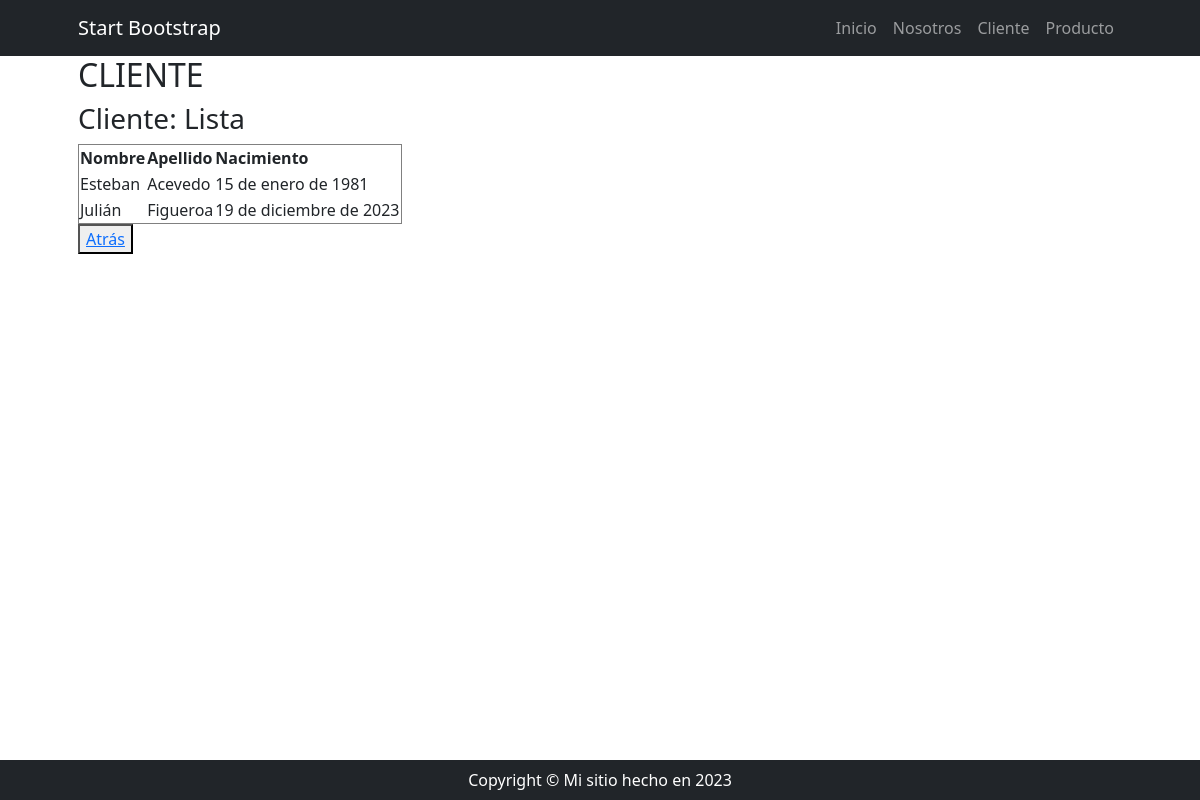
The page /clientes/cliente/list on the database as committed earlier.
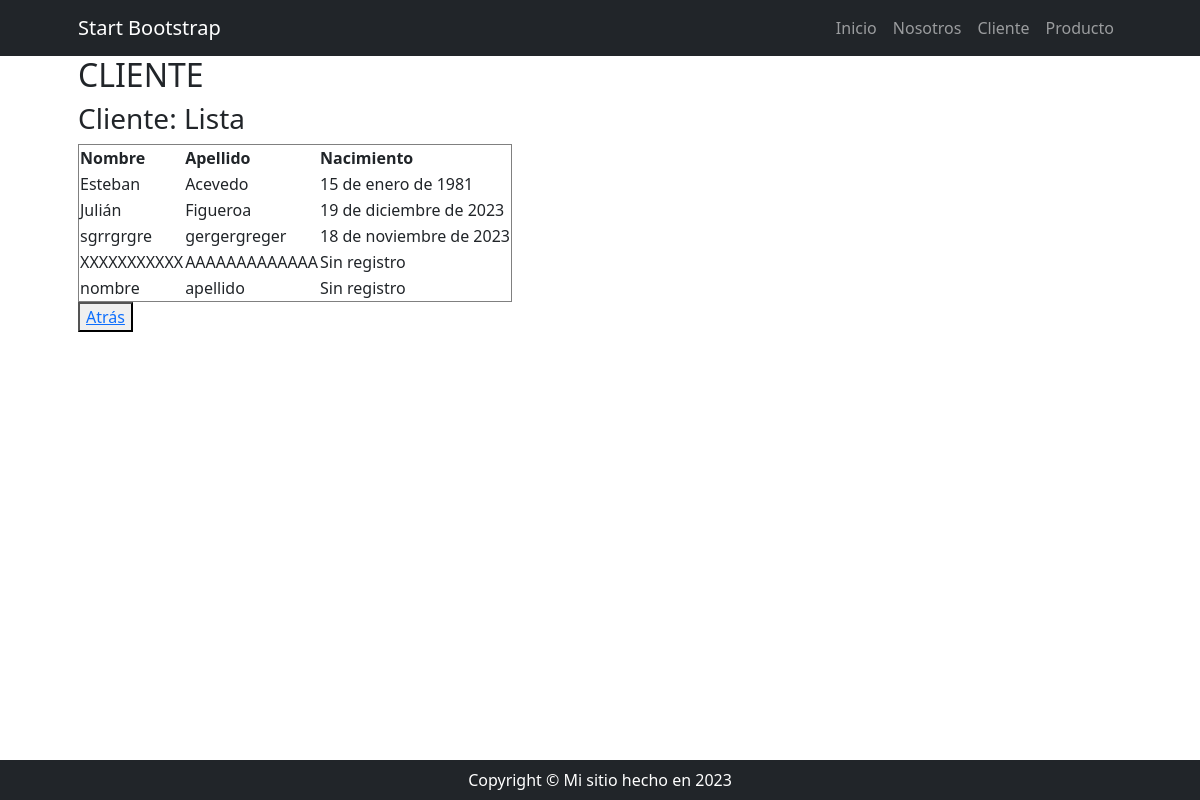
The same page on the database as committed later.
### cliente/models.py (models this page shows, shortened)
class Cliente(models.Model):
    nombre = models.CharField(max_length=100)
    apellido = models.CharField(max_length=100)
    nacimiento = models.DateField(null=True, blank=True)
    pais_origen_id = models.ForeignKey(
        Pais, null=True, blank=True, on_delete=models.SET_NULL, verbose_name="país de origen"
    )

### cliente/views.py (the view)
# urls.py: path("cliente/list", views.cliente_list, name="cliente_list"),
def cliente_list(request):
    clientes = models.Cliente.objects.all()
    context = {"clientes": clientes}
    return render(request, "cliente/cliente_list.html", context)

### cliente/templates/cliente/cliente_list.html
{% extends 'core/base.html' %}
{% block content %}
    <h2>CLIENTE</h2>
    <h3>Cliente: Lista</h3>
    <table border="1">
        <thead>
            <th>Nombre</th>
            <th>Apellido</th>
            <th>Nacimiento</th>
        </thead>
        <tbody>
            {% for cliente in clientes %}
                <tr>
                    <td>{{ cliente.nombre }}</td>
                    <td>{{ cliente.apellido }}</td>
                    {% if cliente.nacimiento %}
                        <td>{{ cliente.nacimiento }}</td>
                    {% else %}
                        <td>Sin registro</td>
                    {% endif %}
                </tr>
            {% endfor %}
        </tbody>
    </table>
    <button><a href="{% url 'cliente:index' %}">Atrás</a></button>
{% endblock content %}

Rows that differ between the two databases and show on the page:
added Cliente: nombre "sgrrgrgre", apellido "gergergreger", nacimiento "18 de noviembre de 2023"
added Cliente: nombre "XXXXXXXXXXX", apellido "AAAAAAAAAAAAA", shows "Sin registro"
added Cliente: nombre "nombre", apellido "apellido", shows "Sin registro"
